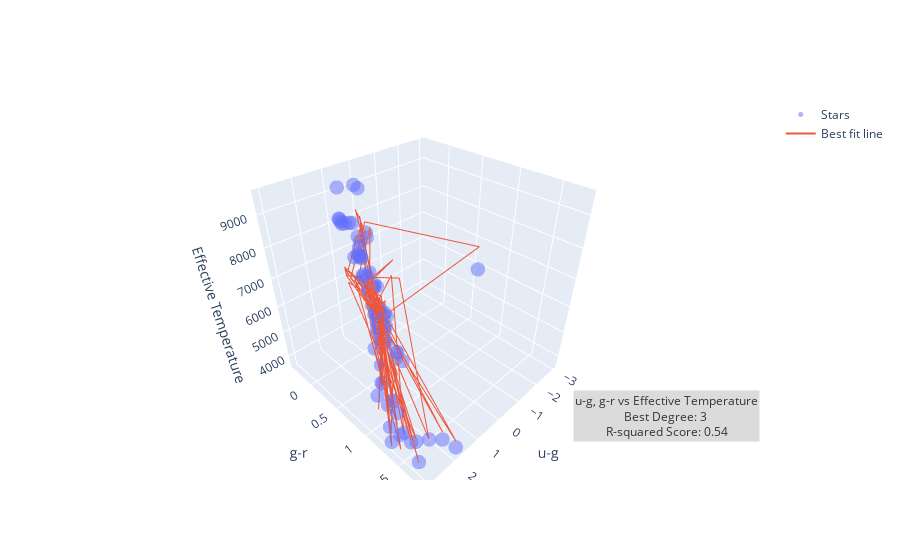

Notebook source saved alongside this figure:
### Code cell
ug_gr = pd.DataFrame()
ug_gr = color_filters_df["u_g"] + color_filters_df["g_r"]

x_train, x_test, y_train, y_test = train_test_split(ug_gr, color_filters_df["temperature"], test_size=0.2, random_state=42) 
x_train_reshape = x_train.values.reshape(-1, 1) 
x_test_reshape = x_test.values.reshape(-1, 1)

u_g_x_train, u_g_x_test, u_g_y_train, u_g_y_test = train_test_split(color_filters_df["u_g"], color_filters_df["temperature"], test_size=0.2, random_state=42) 
u_g_x_train_reshape = u_g_x_train.values.reshape(-1, 1) 
u_g_x_test_reshape = u_g_x_test.values.reshape(-1, 1)

g_r_x_train, g_r_x_test, g_r_y_train, g_r_y_test = train_test_split(color_filters_df["g_r"], color_filters_df["temperature"], test_size=0.2, random_state=42) 
g_r_x_train_reshape = g_r_x_train.values.reshape(-1, 1) 
g_r_x_test_reshape = g_r_x_test.values.reshape(-1, 1)

best_score = 0
best_prediction = None
best_degree = 0

for i in range(1, 11):
    poly = PolynomialFeatures(degree=i)

    x_train_tf = poly.fit_transform(x_train_reshape)
    x_test_tf = poly.fit_transform(x_test_reshape)

    model = LinearRegression()
    model.fit(x_train_tf, y_train)

    predictions = model.predict(x_test_tf)

    r2 = r2_score(y_test, predictions)
    
    if r2 > best_score:
        best_score = r2
        best_prediction = predictions
        best_degree = i

import plotly.graph_objects as go
# Create a 3D scatter plot
fig = go.Figure(data=[go.Scatter3d(x=u_g_x_test, y=g_r_x_test, z=u_g_y_test, mode='markers', name='Stars')])

fig.add_trace(go.Scatter3d(
    x=u_g_x_test, 
    y=g_r_x_test, 
    z=best_prediction,
    mode='lines',
    name='Best fit line'
))

# Annotation
description = 'u-g, g-r vs Effective Temperature<br>'
description += f'Best Degree: {best_degree}\n<br>'
description += f'R-squared Score: {best_score:.2f}<br>'

# Add a text annotation
fig.add_annotation(
    text=description,
    xref="paper", yref="paper",
    x=0.99, y=0.1,
    showarrow=False,
    font=dict(size=12, color="black"),
    bgcolor="lightgrey",
    opacity=0.8
)

# Customize the appearance if needed
fig.update_traces(marker=dict(size=5, opacity=0.5))

# Add labels
fig.update_layout(scene=dict(xaxis_title='u-g', yaxis_title='g-r', zaxis_title='Effective Temperature'))

# Show the interactive plot
fig.show()
